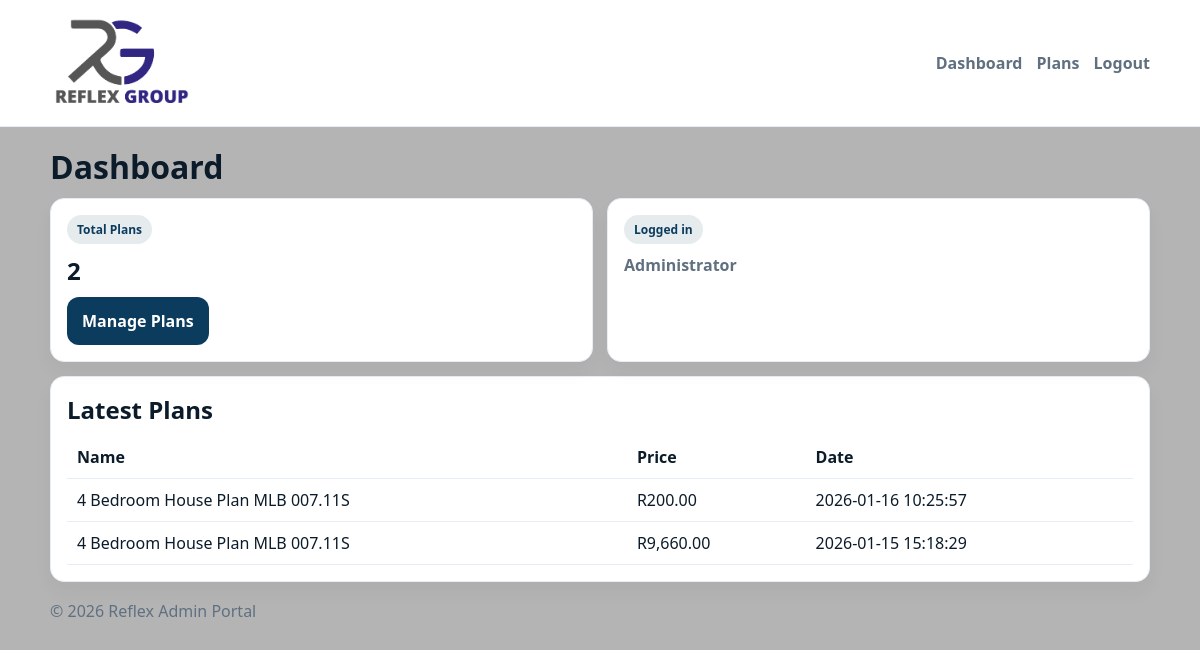
The page /admin/dashboard.php (signed in) on the database its author committed.
### tables this page shows
CREATE TABLE `plans` (
  `id` varchar(32) NOT NULL,
  `name` varchar(255) NOT NULL,
  `img` varchar(255) NOT NULL,
  `short_desc` varchar(255) NOT NULL,
  `full_desc` text NOT NULL,
  `old_price` decimal(10,2) NOT NULL DEFAULT 0.00,
  `new_price` decimal(10,2) NOT NULL DEFAULT 0.00,
  `bedrooms` int(11) NOT NULL DEFAULT 0,
  `bathrooms` int(11) NOT NULL DEFAULT 0,
  `garage` int(11) NOT NULL DEFAULT 0,
  `sqm` decimal(10,2) NOT NULL DEFAULT 0.00,
  `stories` int(11) NOT NULL DEFAULT 1,
  `style` varchar(80) NOT NULL,
  `dimensions` varchar(80) NOT NULL,
  `floor_plan` varchar(255) DEFAULT NULL,
  `created_at` timestamp NOT NULL DEFAULT current_timestamp()
);

### admin/dashboard.php (the view, shortened to what this page needs)
<?php
require_once __DIR__ . '/partials/admin_header.php';
$total = (int)$pdo->query("SELECT COUNT(*) c FROM plans")->fetch()['c'];
$latest = $pdo->query("SELECT id,name,new_price,created_at FROM plans ORDER BY created_at DESC LIMIT 5")->fetchAll();
?>
<h1>Dashboard</h1>
<div class="grid two">
  <div class="card">
    <div class="badge">Total Plans</div>
    <h2 style="margin:10px 0;"><?php echo $total; ?></h2>
    <a class="btn primary" href="plans.php">Manage Plans</a>
  </div>
  <div class="card">
    <div class="badge">Logged in</div>
    <p style="margin:10px 0;color:var(--muted);font-weight:800;">
      <?php echo e($_SESSION['admin_name'] ?? 'Admin'); ?>
    </p>
  </div>
</div>
<div class="card" style="margin-top:14px;">
  <h2 style="margin:0 0 10px;">Latest Plans</h2>
  <table class="table">
    <thead><tr><th>Name</th><th>Price</th><th>Date</th></tr></thead>
    <tbody>
      <?php foreach ($latest as $p): ?>
        <tr>
          <td><?php echo e($p['name']); ?></td>
          <td>R<?php echo number_format((float)$p['new_price'], 2); ?></td>
          <td><?php echo e($p['created_at']); ?></td>
        </tr>
      <?php endforeach; ?>
    </tbody>
  </table>
</div>
<?php require_once __DIR__ . '/partials/admin_footer.php'; ?>

### admin/partials/admin_header.php (shortened to what this page needs)
<?php
function e(string $s): string {
  return htmlspecialchars($s, ENT_QUOTES, 'UTF-8');
}
?>
<!doctype html>
<html lang="en">
<head>
  <link rel="stylesheet" href="assets/admin.css">
</head>
<body>
<header class="topbar">
  <div class="wrap topbar-inner">
    <div class="brand">
        <img src="./assets/logo.png" alt="logo" width="20%">
    </div>
    <nav class="nav">
      <?php if (!empty($_SESSION['admin_id'])): ?>
        <a href="dashboard.php">Dashboard</a>
        <a href="plans.php">Plans</a>
        <a href="logout.php">Logout</a>
      <?php endif; ?>
    </nav>
  </div>
</header>
<main class="wrap">

### admin/partials/admin_footer.php
</main>
<footer class="footer">
  <div class="wrap">© <?php echo date('Y'); ?> Reflex Admin Portal</div>
</footer>
</body>
</html>

### admin/assets/admin.css (style rules this page uses)
:root { --bg: #b4b4b4; --card: #fff; --text: #0b1b2a; --muted: #607080; --line: #e6edf4; --brand: #0b3c5d; --gold: #b8841a; --r: 14px; }
* { box-sizing: border-box; }
body { margin: 0; font-family: system-ui, Segoe UI, Roboto, Arial; background: var(--bg); color: var(--text); }
a { color: inherit; text-decoration: none; }
.wrap { width: min(1100px, 92%); margin: 0 auto; }
.topbar { position: sticky; top: 0; z-index: 10; background: #fff; border-bottom: 1px solid var(--line); }
.topbar-inner { display: flex; align-items: center; justify-content: space-between; padding: 14px 0; }
.brand { font-weight: 900; color: var(--brand); letter-spacing: 0.06em; }
.nav { display: flex; gap: 14px; color: var(--muted); font-weight: 700; }
.card { background: var(--card); border: 1px solid var(--line); border-radius: var(--r); padding: 16px; box-shadow: 0 10px 20px rgba(0, 0, 0, 0.04); }
.grid { display: grid; gap: 14px; }
.grid.two { grid-template-columns: 1fr 1fr; }
h1 { margin: 18px 0 10px; }
.btn { display: inline-flex; align-items: center; justify-content: center; padding: 12px 14px; border-radius: 12px; border: 1px solid transparent; font-weight: 800; cursor: pointer; }
.btn.primary { background: var(--brand); color: #fff; }
.table { width: 100%; border-collapse: collapse; }
.table th, .table td { border-bottom: 1px solid var(--line); padding: 10px; text-align: left; }
.badge { display: inline-block; padding: 6px 10px; border-radius: 999px; background: rgba(11, 60, 93, 0.1); color: var(--brand); font-weight: 800; font-size: 12px; }
.footer { padding: 18px 0; color: var(--muted); }

### rows shown on the page
plans: name "4 Bedroom House Plan MLB 007.11S", new_price "200.00", created_at "2026-01-16 10:25:57"
plans: name "4 Bedroom House Plan MLB 007.11S", new_price "9,660.00", created_at "2026-01-15 15:18:29"

### other values the page prints
$total "2"
$_SESSION['admin_name'] "Administrator"
